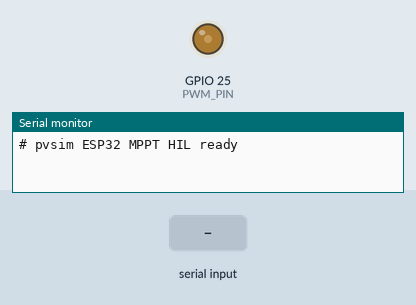
Simulated run of this sketch. Board: ESP32. Shown: output pins drawn as LEDs (lit = HIGH), the last lines printed to the serial monitor. Inputs (shaded band) come from the test bench.

Above: at 1.2 s.
1.3 s: "90,45,200\n" received over Serial
At 2.3 s:
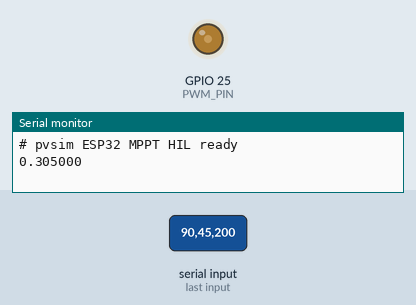
4.3 s: "A,45\n" received over Serial
At 4.6 s:
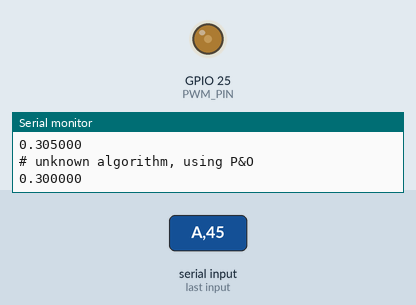
Timing chart, 0 to 7.3 s (numbered marks = the images above; inputs shaded):
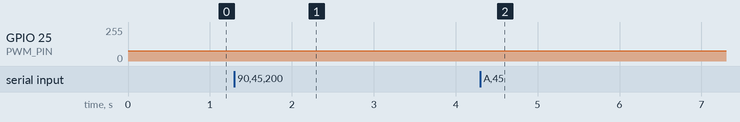

The sketch:

esp32_mppt_hil.ino
```cpp
/*
 * ESP32 hardware-in-the-loop MPPT for pvsim (Arduino core for ESP32).
 *
 * The simulator plays panel + converter + load + INA226; the ESP32 runs the
 * real firmware MPPT (firmware_ref/mppt.c) and answers over USB serial with
 * the line protocol of pvsim/mppt/serial_esp32.py:
 *
 *     host -> "V,I\n"      measured panel voltage [V] and current [A]
 *     ESP  -> "D\n"        next duty cycle (0..1)
 *     host -> "R\n"        reset the algorithm      ESP -> "D\n" (initial duty)
 *     host -> "A,<n>\n"    select algorithm n (mppt_algo_t) and reset  ESP -> "D\n"
 *     ESP  -> "# ..."      comment / debug line (ignored by the host)
 *
 * Setup:
 *   1. Copy ../mppt.h and ../mppt.c next to this .ino (the Arduino IDE only
 *      compiles files in the sketch folder).
 *   2. Flash, then on the PC:
 *        from pvsim.mppt import create_mppt
 *        algo = create_mppt("serial_esp32", port="COM5", d_init=0.3)
 *      and use `algo` like any other MPPT (harness, LiveChannel, scenarios).
 *
 * The duty is also written to an LEDC PWM pin so the gate signal can be
 * checked on a scope; on a real board the same mppt_step() would be fed from
 * the INA226 instead of the serial line.
 */
#include "mppt.h"

static const long BAUD = 115200;
static const int PWM_PIN = 25;
static const int PWM_FREQ = 40000;  // matches BuckParams.f_sw
static const int PWM_BITS = 10;

static mppt_t m;
static char line[64];
static size_t len = 0;

static void pwm_begin() {
#if defined(ESP_ARDUINO_VERSION_MAJOR) && ESP_ARDUINO_VERSION_MAJOR >= 3
  ledcAttach(PWM_PIN, PWM_FREQ, PWM_BITS);
#else
  ledcSetup(0, PWM_FREQ, PWM_BITS);
  ledcAttachPin(PWM_PIN, 0);
#endif
}

static void pwm_write(mppt_real d) {
  uint32_t counts = (uint32_t)(d * ((1 << PWM_BITS) - 1) + 0.5f);
#if defined(ESP_ARDUINO_VERSION_MAJOR) && ESP_ARDUINO_VERSION_MAJOR >= 3
  ledcWrite(PWM_PIN, counts);
#else
  ledcWrite(0, counts);
#endif
}

static void reply(mppt_real d) {
  pwm_write(d);
  Serial.println((double)d, 6);
}

static void select_algo(int algo) {
  mppt_params_t p;
  mppt_default_params(&p);
  p.d_init = 0.3f;  // keep in sync with the host's d_init
  if (mppt_init(&m, algo, &p) != 0) {
    Serial.println("# unknown algorithm, using P&O");
    mppt_init(&m, MPPT_PO, &p);
  }
}

static void handle(char *s) {
  if (s[0] == 'R') {
    mppt_reset(&m);
    reply(m.s.d);
  } else if (s[0] == 'A') {
    char *comma = strchr(s, ',');
    select_algo(comma ? atoi(comma + 1) : MPPT_PO);
    reply(m.s.d);
  } else {
    char *comma = strchr(s, ',');
    if (!comma) {
      Serial.println("# expected V,I");
      return;
    }
    *comma = '\0';
    mppt_real v = (mppt_real)atof(s);
    mppt_real i = (mppt_real)atof(comma + 1);
    reply(mppt_step(&m, v, i));
  }
}

void setup() {
  Serial.begin(BAUD);
  pwm_begin();
  select_algo(MPPT_PO);
  pwm_write(m.s.d);
  Serial.println("# pvsim ESP32 MPPT HIL ready");
}

void loop() {
  while (Serial.available()) {
    char c = (char)Serial.read();
    if (c == '\r')
      continue;
    if (c == '\n') {
      line[len] = '\0';
      if (len > 0)
        handle(line);
      len = 0;
    } else if (len < sizeof(line) - 1) {
      line[len++] = c;
    }
  }
}
```

Measured:
- after the input at 1.3 s, GPIO 25 (PWM_PIN): 76/255 → 78/255 at once
- after the input at 4.3 s, GPIO 25 (PWM_PIN): 78/255 → 76/255 at once
